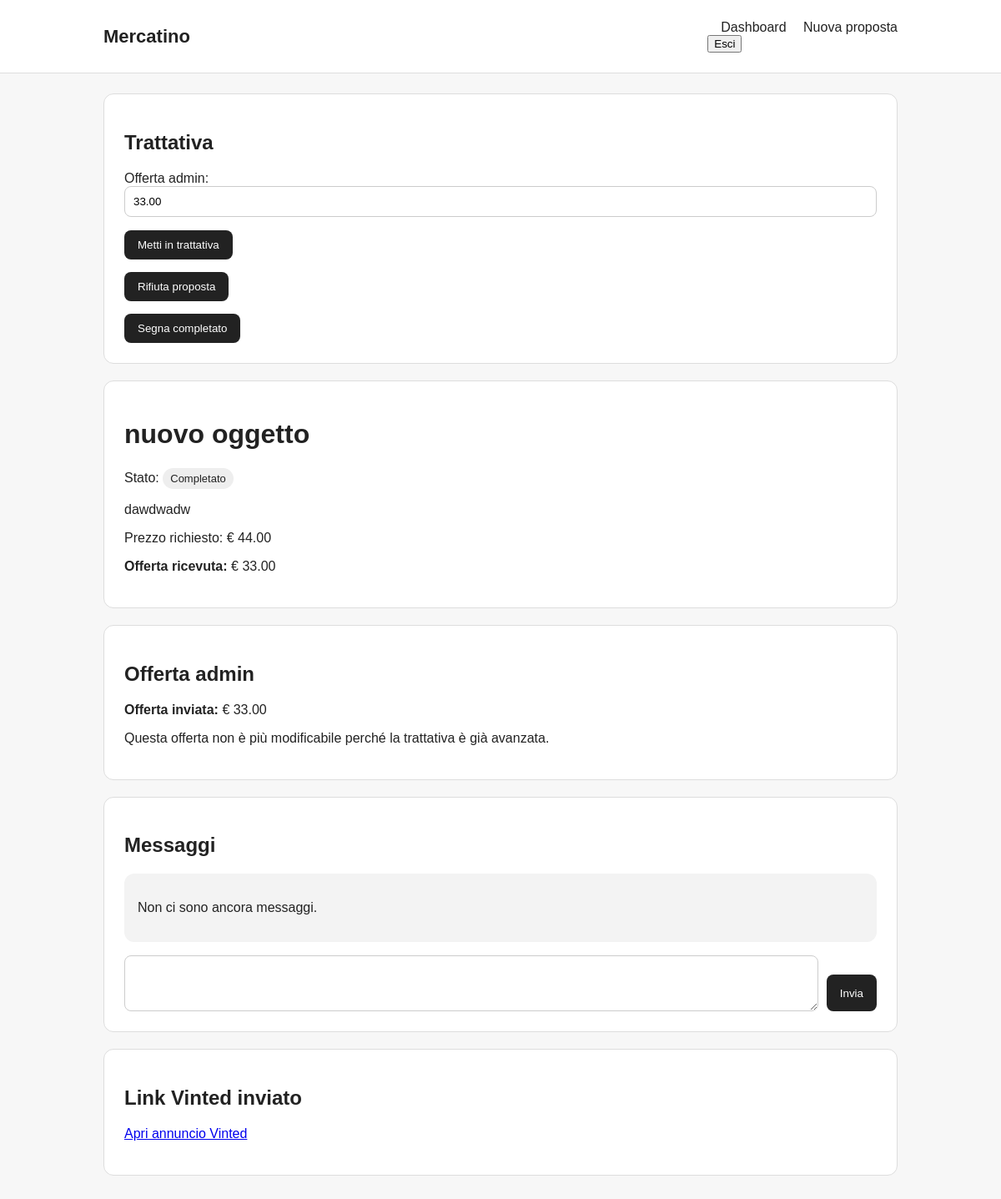
/staff/proposte/8/ (signed in), run on an earlier commit of the app's database.
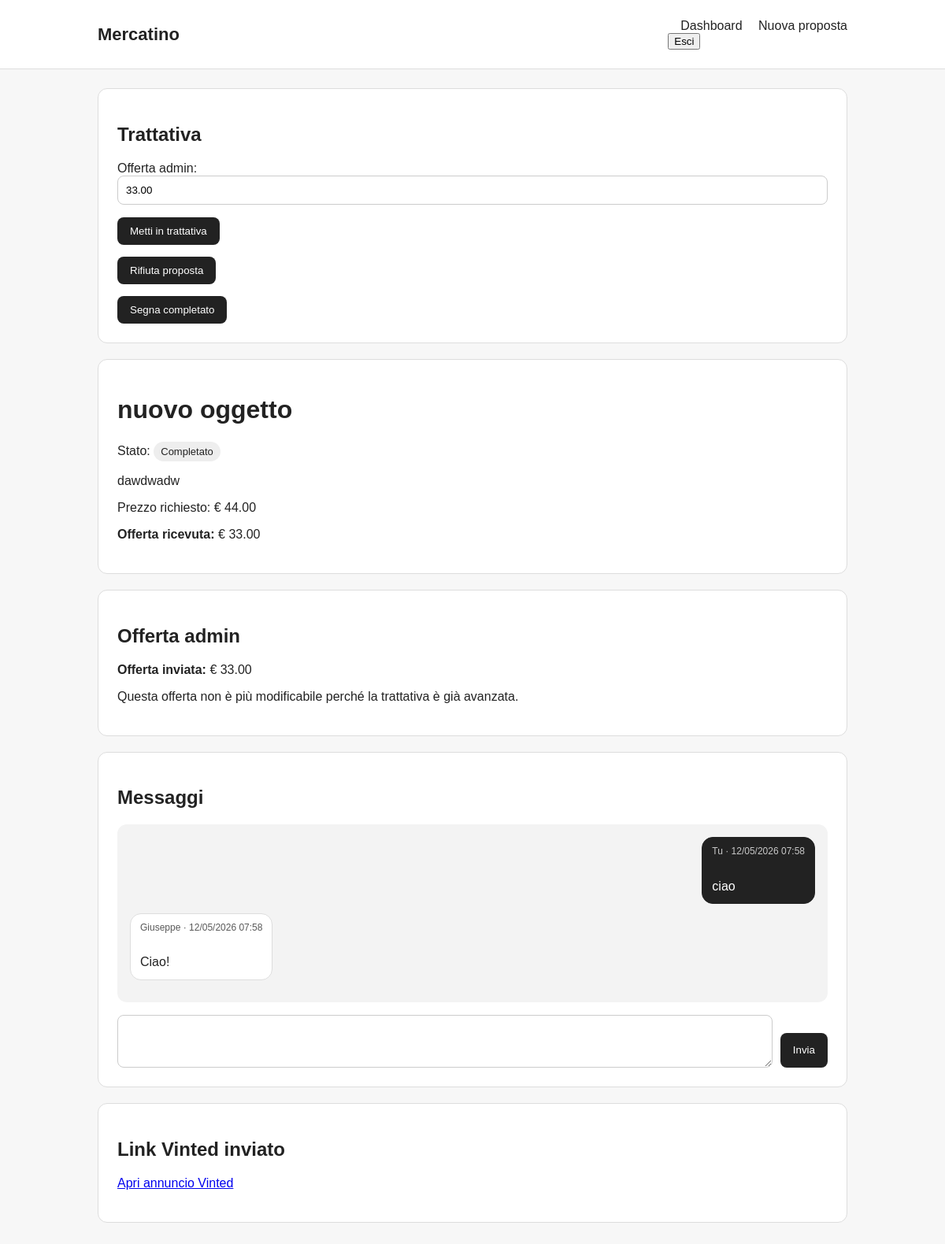
And on a later commit of the database.
### proposals/models.py (models this page shows, shortened)
class ProposalMessage(models.Model):
    proposal = models.ForeignKey(
        ItemProposal,
        on_delete=models.CASCADE,
        related_name="messages",
    )
    sender = models.ForeignKey(
        settings.AUTH_USER_MODEL,
        on_delete=models.CASCADE,
    )
    body = models.TextField()
    created_at = models.DateTimeField(auto_now_add=True)
    class Meta:
        ordering = ["created_at"]

### staff_panel/views.py (the view, shortened to what this page needs)
# urls.py: path('proposte/<int:pk>/', staff_proposal_detail_view, name="staff_proposal_detail")
@login_required
@user_passes_test(lambda user: user.is_staff)
def staff_proposal_detail_view(request, pk):
    proposal = get_object_or_404(ItemProposal, pk=pk)
    message_form = ProposalMessageForm()
    offer_form = AdminOfferForm(instance=proposal)
    return render(request, "staff_panel/proposal_detail.html", {
    "proposal": proposal,
    "message_form": message_form,
    "offer_form": offer_form,
    })

### proposals/forms.py
class ProposalMessageForm(forms.ModelForm):
    class Meta:
        model = ProposalMessage
        fields = ["body"]
        labels = {
            "body": "Messaggio",
        }
        widgets = {
            "body": forms.Textarea(attrs={"rows": 3}),
        }

### staff_panel/forms.py
class AdminOfferForm(forms.ModelForm):
    admin_offer = forms.DecimalField(min_value=0, max_digits=8, decimal_places=2, label="Offerta admin",)
    class Meta:
        model = ItemProposal
        fields = ["admin_offer"]

### templates/staff_panel/proposal_detail.html (shortened to what this page needs)
{% extends "base.html" %}
{% block content %}
<div class="card">
    <h2>Trattativa</h2>
    <form method="post">
        {{ offer_form.as_p }}
        <button class="button" type="submit">Metti in trattativa</button>
    </form>
    <form method="post" style="margin-top:15px">
        <button class="button" type="submit">Rifiuta proposta</button>
    </form>
    <form method="post" style="margin-top:15px">
        <button class="button" type="submit">Segna completato</button>
    </form>
</div>
<div class="card">
    <h1>{{ proposal.title }}</h1>
    <p>
        Stato:
        <span class="badge">{{ proposal.get_status_display }}</span>
    </p>
    <p>{{ proposal.description }}</p>
    {% if proposal.requested_price %}
        <p>Prezzo richiesto: € {{ proposal.requested_price }}</p>
    {% endif %}
    {% if proposal.admin_offer %}
        <p><strong>Offerta ricevuta:</strong> € {{ proposal.admin_offer }}</p>
    {% endif %}
</div>
<div class="card">
    <h2>Offerta admin</h2>
    {% if proposal.status == "offer_accepted" or proposal.status == "vinted_link_sent" or proposal.status == "completed" %}
        {% if proposal.admin_offer %}
            <p><strong>Offerta inviata:</strong> € {{ proposal.admin_offer }}</p>
        {% else %}
            <p>Nessuna offerta inserita.</p>
        {% endif %}
        <p>Questa offerta non è più modificabile perché la trattativa è già avanzata.</p>
    {% endif %}
</div>
<div class="card">
    <h2>Messaggi</h2>
    <div class="chat-box">
        {% for message in proposal.messages.all %}
            {% if message.sender == request.user %}
                <div class="chat-row chat-row-own">
                    <div class="chat-bubble chat-bubble-own">
                        <div class="chat-meta">
                            Tu · {{ message.created_at|date:"d/m/Y H:i" }}
                        </div>
                        <div class="chat-text">
                            {{ message.body }}
                        </div>
                    </div>
                </div>
            {% else %}
                <div class="chat-row chat-row-other">
                    <div class="chat-bubble chat-bubble-other">
                        <div class="chat-meta">
                            {{ message.sender.username }} · {{ message.created_at|date:"d/m/Y H:i" }}
                        </div>
                        <div class="chat-text">
                            {{ message.body }}
                        </div>
                    </div>
                </div>
            {% endif %}
        {% empty %}
            <p>Non ci sono ancora messaggi.</p>
        {% endfor %}
    </div>
    <form method="post" class="chat-form">
        {{ message_form.body }}
        <button class="button"  type="submit"> Invia </button>
    </form>
</div>
{% if proposal.vinted_url %}
    <div class="card">
        <h2>Link Vinted inviato</h2>
        <p>
            <a href="{{ proposal.vinted_url }}" target="_blank">
                Apri annuncio Vinted
            </a>
        </p>
    </div>
{% endif %}
{% endblock %}

What changed in the data, as far as the page shows it:
added ProposalMessage: created_at "12/05/2026 07:58", body "ciao"
added ProposalMessage: sender.username "Giuseppe", created_at "12/05/2026 07:58", body "Ciao!"
Also different on the page:
text no longer shown: "Non ci sono ancora messaggi."
